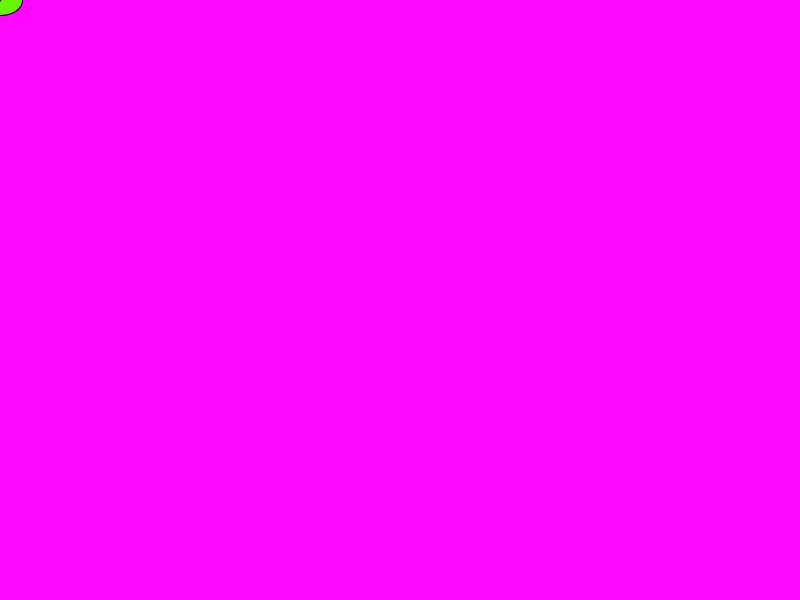
Frame 1 (no input)
Frame 60 (the mouse pressed at the canvas centre just before this capture): identical to frame 1, image omitted
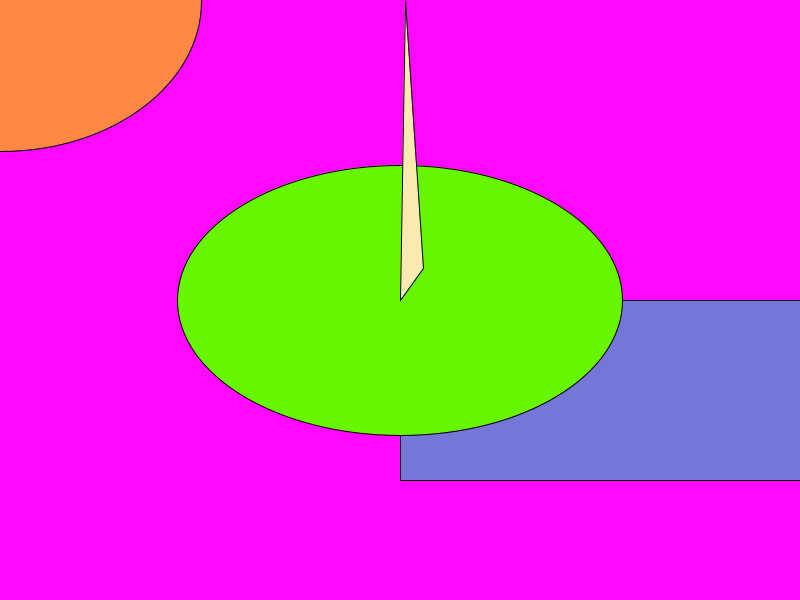
Frame 120 (the mouse held since frame 60 and released just before this capture)

The Processing sketch that drew these frames (run headless with seeded random() and noise(); from frame 60 on, the mouse is pressed at the canvas centre):

// Processing sketch: processing_50512
// ── processing_50512.pde

int x;

int directionx;

int y;

int directiony;




void setup(){

size(800,600);

  x = 0;

  directionx = 1;

  y = 0;

  directiony = 1;
 
}




void draw(){

  background(283,8,255);

  x += directionx;

  y += directiony;

  if(x > 800){

    directionx = -1;

  }

  if (x < 0){
 
    directionx = 1;

  }

    if(y > 0){

      directiony = 1;

    

}

  fill(116,118,216);
  rect(pmouseX,pmouseY,pmouseX+15,pmouseY-120);
  fill(102,247,0);
  ellipse(mouseX,mouseY,mouseX+45,mouseY-30);
  fill(250,233,177);
  triangle(mouseX, mouseY, mouseX+5, mouseY-300, mouseX+23, mouseY-32);

  fill(255,136,67);
  ellipse(1,1,mouseX,mouseY);
  
 
    x += directionx;

  y += directiony;
  
}
